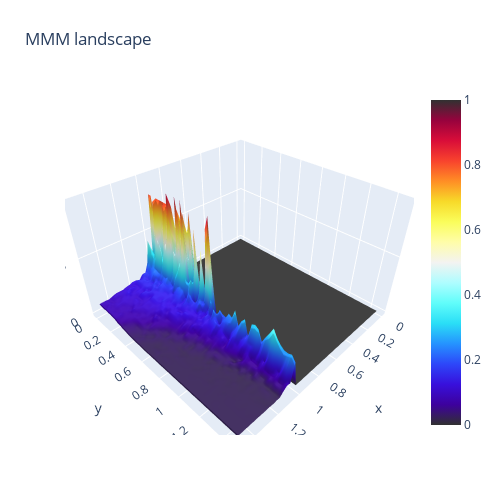

Notebook code for this chart:
### Code cell
z_data_MMM = pd.read_csv('/Users/bengieru/MLN/Make_Figures/MMM_landscape.txt', delimiter = ",")

z = z_data_MMM.values
sh_0, sh_1 = z.shape
x, y = np.linspace(0, 1.5, sh_0), np.linspace(0, 1.5, sh_1)
fig = go.Figure(data=[go.Surface(z=z, x=x, y=y)])
fig.update_layout(title='MMM landscape', autosize=False,
                  width=500, height=500,
                  margin=dict(l=65, r=50, b=65, t=90))


fig.update_traces(colorscale='Edge', selector=dict(type='surface')) 
fig.update_traces(cmax=1, selector=dict(type='surface'))
fig.update_traces(cmin=0, selector=dict(type='surface'))
fig.show()

py.iplot(fig, filename='MMM')

### Figure 1 — Plotly figure (JSON) as saved in the notebook; plotly's stock layout.template omitted (floating-point values rounded to 4 significant figures; data arrays with more than 128 entries replaced by an {"elided": "..."} marker saying what was removed)
{"data": [{"cmax": 1, "cmin": 0, "colorscale": [[0, "#313131"], [0.0625, "#3d019d"], [0.125, "#3810dc"], [0.1875, "#2d47f9"], [0.25, "#2593ff"], [0.3125, "#2adef6"], [0.375, "#60fdfa"], [0.4375, "#aefdff"], [0.5, "#f3f3f1"], [0.5625, "#fffda9"], [0.625, "#fafd5b"], [0.6875, "#f7da29"], [0.75, "#ff8e25"], [0.8125, "#f8432d"], [0.875, "#d90d39"], [0.9375, "#97023d"], [1, "#313131"]], "type": "surface", "x": [0, 0.03061, 0.06122, 0.09184, 0.1224, 0.1531, 0.1837, 0.2143, 0.2449, 0.2755, 0.3061, 0.3367, 0.3673, 0.398, 0.4286, 0.4592, 0.4898, 0.5204, 0.551, 0.5816, 0.6122, 0.6429, 0.6735, 0.7041, 0.7347, 0.7653, 0.7959, 0.8265, 0.8571, 0.8878, 0.9184, 0.949, 0.9796, 1.01, 1.041, 1.071, 1.102, 1.133, 1.163, 1.194, 1.224, 1.255, 1.286, 1.316, 1.347, 1.378, 1.408, 1.439, 1.469, 1.5], "y": [0, 0.03, 0.06, 0.09, 0.12, 0.15, 0.18, 0.21, 0.24, 0.27, 0.3, 0.33, 0.36, 0.39, 0.42, 0.45, 0.48, 0.51, 0.54, 0.57, 0.6, 0.63, 0.66, 0.69, 0.72, 0.75, 0.78, 0.81, 0.84, 0.87, 0.9, 0.93, 0.96, 0.99, 1.02, 1.05, 1.08, 1.11, 1.14, 1.17, 1.2, 1.23, 1.26, 1.29, 1.32, 1.35, 1.38, 1.41, 1.44, 1.47, 1.5], "z": {"elided": "50x51 float values"}}], "layout": {"autosize": false, "height": 500, "margin": {"b": 65, "l": 65, "r": 50, "t": 90}, "title": {"text": "MMM landscape"}, "width": 500}}
